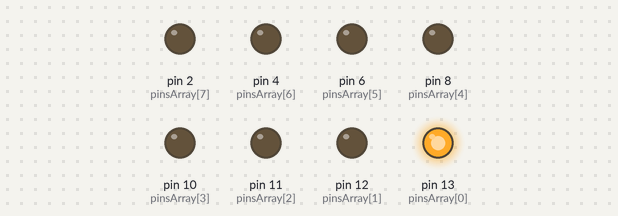
A sketch run on a simulated Arduino Uno, built with avr-gcc and run on an emulated ATmega328P. On the bench: output pins drawn as LEDs (lit = HIGH).

Above: at 0.05 s.
At 0.65 s:
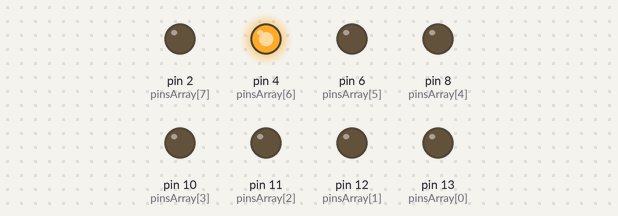
At 1.25 s:
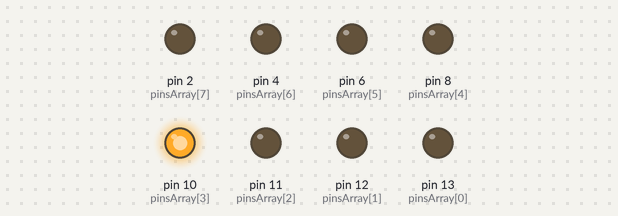
At 1.75 s:
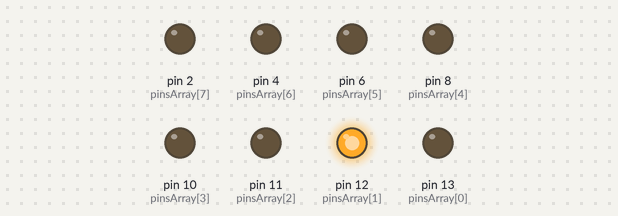
At 2.4 s:
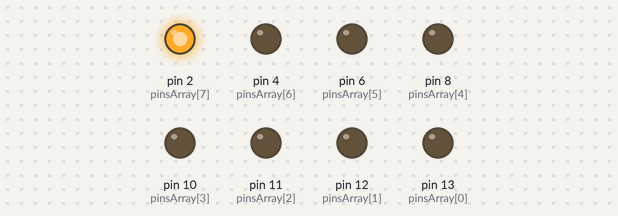
At 3.45 s:
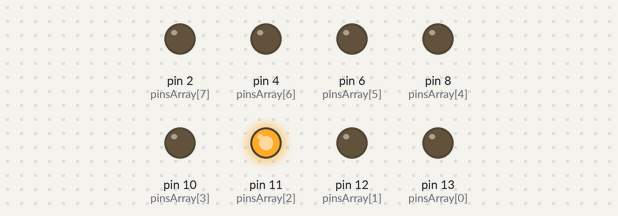
Timing chart, 0 to 3.8 s (numbered marks = the images above):
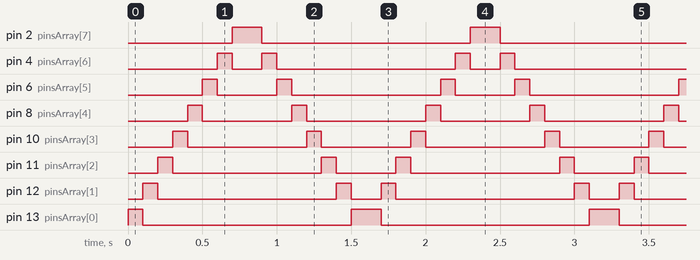

Measured:
- by itself, pin 2 (pinsArray[7]): alternates HIGH for 0.20 s and LOW for 1.4 s
- by itself, pin 4 (pinsArray[6]): repeats every 1.6 s: LOW 0.20 s, HIGH 0.10 s, LOW 1.2 s, HIGH 0.10 s
- by itself, pin 6 (pinsArray[5]): repeats every 1.6 s: LOW 0.40 s, HIGH 0.10 s, LOW 1.0 s, HIGH 0.10 s
- by itself, pin 8 (pinsArray[4]): repeats every 1.6 s: LOW 0.60 s, HIGH 0.10 s, LOW 0.80 s, HIGH 0.10 s
- by itself, pin 10 (pinsArray[3]): repeats every 1.6 s: LOW 0.80 s, HIGH 0.10 s, LOW 0.60 s, HIGH 0.10 s
- by itself, pin 11 (pinsArray[2]): repeats every 1.6 s: LOW 1.0 s, HIGH 0.10 s, LOW 0.40 s, HIGH 0.10 s
- by itself, pin 12 (pinsArray[1]): repeats every 1.6 s: LOW 1.2 s, HIGH 0.10 s, LOW 0.20 s, HIGH 0.10 s
- by itself, pin 13 (pinsArray[0]): repeats every 1.6 s: LOW 1.4 s, HIGH 0.20 s

The sketch:

HI_Opdracht2.ino
```cpp
//Code voorbeeld uit de Startworkshop gebruikt

//Array voor de pins
const int pinsArray[] = {13, 12, 11, 10, 8, 6, 4, 2};

void setup()
{
  //For loop om door de array te lopen en dan de pins aan te laten gaan.
  for (int count = 0; count < 8; count++) {
    //pinMode --> Class om de pin open te zetten --> pinMode(welke pin je wilt gebruiken, als INPUT of OUTPUT gebruiken)
  	pinMode(pinsArray[count], OUTPUT);
  }
}

void loop()
{
  //door de array lopen van links naar rechts en de functie flash aan te roepen.
  for (int count = 0; count < 8; count++) {
    flash(count, 100);
  }

  // Door de array lopen van rechts naar links en de functie flash aan te roepen.
  for (int count = 7; count >= 0; count--) {
    flash(count, 100);
  }
}

//functie flash zegt wat digitalWrite moet doen
void flash(int pin, int time)
{
  //pin aanzetten --> digitalWrite(welke pin je wilt gebruiken,
  //wat je ermee wilt doen) aan = high = 1 = true , uit = low = 0 - false
  digitalWrite(pinsArray[pin], HIGH);
  delay(time);
  digitalWrite(pinsArray[pin], LOW);
}
```
